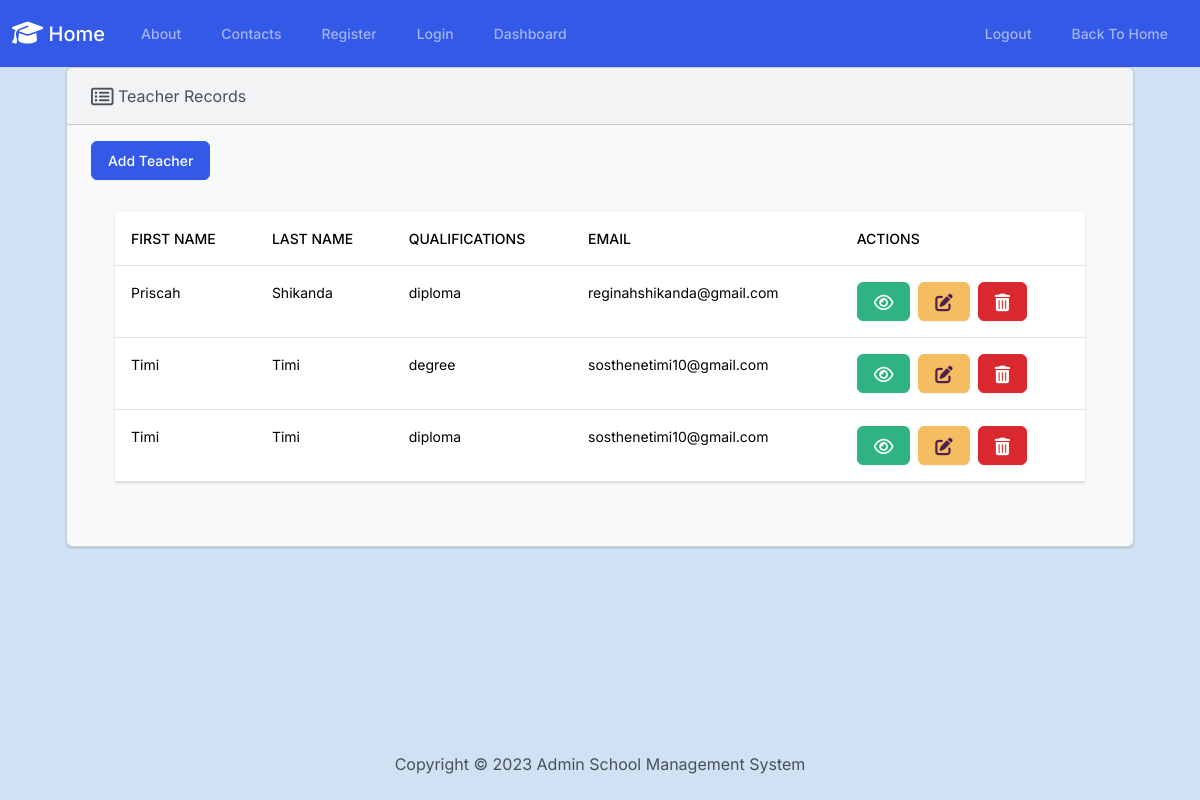
The page /teachers/teachers on the database as committed earlier.
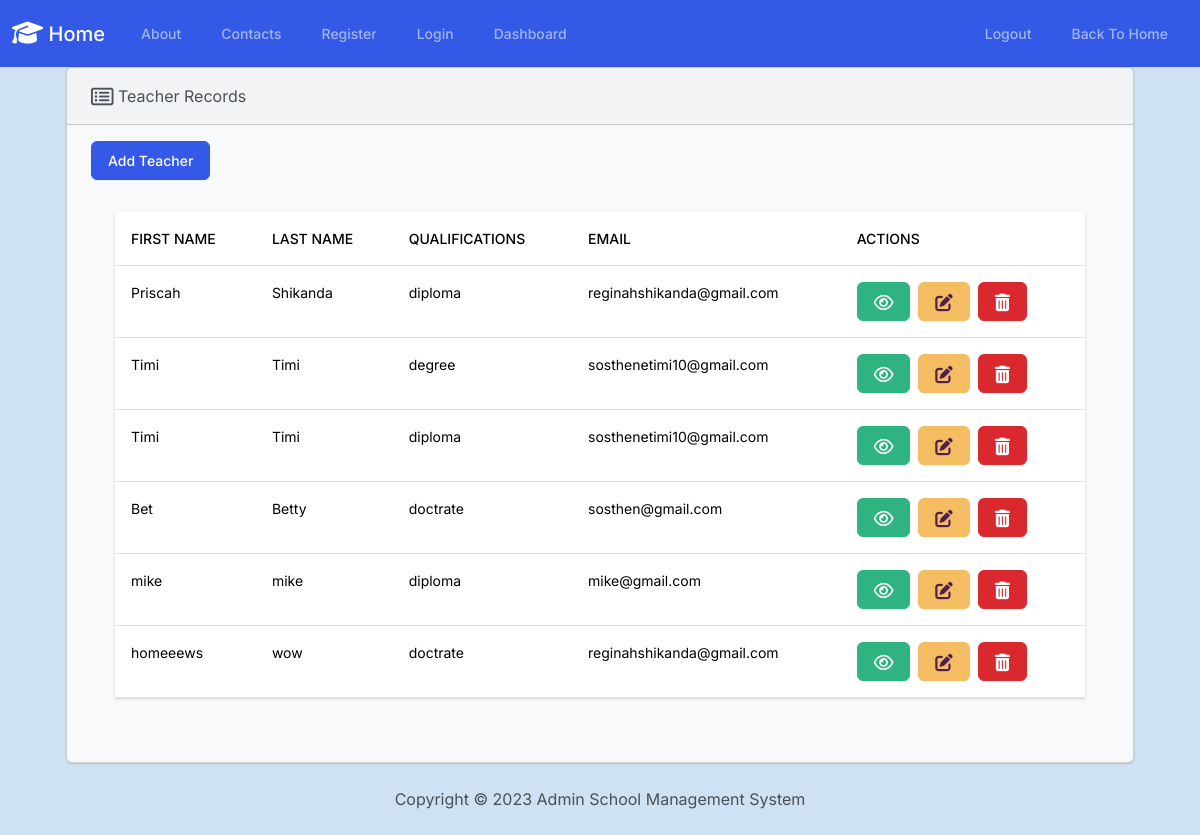
The same page on the database as committed later.
### Teacher/models.py (models this page shows, shortened)
class Teacher(models.Model):
    firstName = models.CharField(max_length=50)
    lastName = models.CharField(max_length=50)
    qualifications = models.CharField(max_length=50, choices=QUALIFICATION_CHOICES, null=True, blank=True)
    email = models.CharField(max_length=50)

### Teacher/views.py (the view)
# urls.py: path('teachers', views.view_teachers, name='view_teachers'),
def view_teachers(request):
    teachers = Teacher.objects.all()
    context = {
        "teachers": teachers,
    }
    return render(request, 'teachers/view_teachers.html', context)

### templates/teachers/view_teachers.html (shortened to what this page needs)
{% extends "layout.html" %}
{% block content %}
<div class="row">
    <div class="col-12">
        {% if teachers %}
        <div class="card bg-light ms-4 me-4 mb-4">
            <div class="card-header">
                <i class="fa-regular fa-rectangle-list fa-lg"></i> Teacher Records
            </div>
            <div class="card-body">
                <p class="card-text">
                    <a href="{% url 'Teacher:create' %}" class="btn btn-primary">
                        Add Teacher</a>
                    <div class="card-body">
                        <table class="table table-hover">
                            <thead>
                                <tr>
                                    <th scope="col">First Name</th>
                                    <th scope="col">Last Name</th>
                                    <th scope="col">Qualifications</th>
                                    <th scope="col">Email</th>
                                    <th scope="col">Actions</th>
                                </tr>
                            </thead>
                            <tbody>
                                {% for teacher in teachers %}
                                <tr>
                                    <td>{{ teacher.firstName }}</td>
                                    <td>{{ teacher.lastName }}</td>
                                    <td>{{ teacher.qualifications }}</td>
                                    <td>{{ teacher.email }}</td>
                                    <td>
                                        <button type="button" class="btn btn-success me-1" data-bs-toggle="modal" data-bs-target="#myModal{{teacher.id}}">
                                        </button>
                                        <a class="btn btn-warning me-1" href="{% url 'Teacher:modified' teacher.id %}">
                                        </a>
                                        <button type="button" class="btn btn-danger" data-bs-toggle="modal" data-bs-target="#delete{{ teacher.id }}">
                                        </button>
                                    </td>
                                </tr>
                                {% endfor %}
                            </tbody>
                        </table>
                    </div>
                </p>
            </div>
        </div>
        {% for teacher in teachers %}
            </div>
            {% endfor %}
            {% else %}
            <h5 class="alert-primary ms-4 me-4">No Teacher Records</h5>
            {% endif %}
{% endblock %}

Rows that differ between the two databases and show on the page:
added Teacher: firstName "Bet", lastName "Betty", qualifications "doctrate", email "sosthen@gmail.com"
added Teacher: firstName "mike", lastName "mike", qualifications "diploma", email "mike@gmail.com"
added Teacher: firstName "homeeews", lastName "wow", qualifications "doctrate", email "reginahshikanda@gmail.com"
